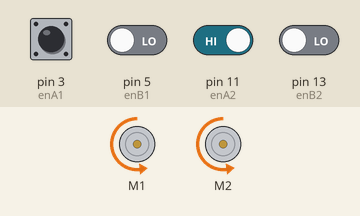
Simulated run of this sketch. Board: Arduino Uno, built with avr-gcc and run on an emulated ATmega328P. Parts: 2 × DC motor (green arrow = forward, orange = backward, longer = faster). The test bench sets the inputs (shaded band); at power-on: pin 3 (enA1), pin 11 (enA2) HIGH, pin 5 (enB1), pin 13 (enB2) LOW. What the sketch prints to the serial monitor is not drawn.

Above: at 1.2 s.
1.3 s: pin 11 (enA2) driven LOW
At 2.8 s:
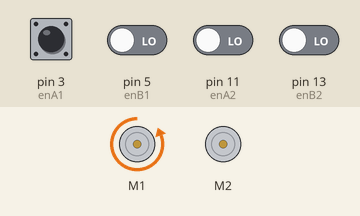
3.1 s: pin 3 (enA1) pulsed LOW 2 times (0.12 s each, 0.3 s apart)
At 5.38 s:
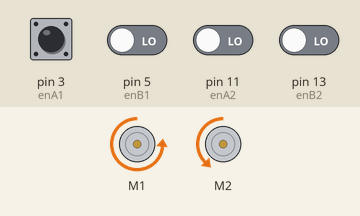
Timing chart, 0 to 7.0 s (numbered marks = the images above; inputs shaded):
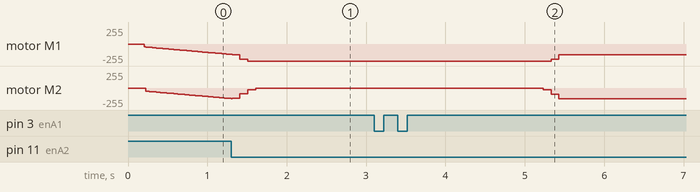

Measured:
- after the input at 1.3 s, motor M1: backward 157/255 → backward 163/255 at once, → backward 232/255 0.09 s later, → backward 255/255 0.10 s later; motor M2: backward 159/255 → backward 156/255 at once, → backward 87/255 0.09 s later, → backward 23/255 0.10 s later, → stopped 0.10 s later
- after the input at 3.1 s, motor M1: backward 255/255 → backward 228/255 after 2.2 s, → backward 161/255 0.10 s later, → backward 159/255 0.10 s later; motor M2: stopped → backward 27/255 after 2.1 s, → backward 91/255 0.10 s later, → backward 158/255 0.10 s later, → backward 161/255 0.10 s later

The sketch:

motor_test.ino
```cpp
#include "Encoder.h"
#include "DualVNH5019MotorShield.h"
#include "PinChangeInt.h"
#include "SharpIR.h"
#include "PID_v1.h"

#include <math.h>
#include "Arduino.h"

#define enA1    3
#define enB1    5
#define enA2    11
#define enB2    13
#define wheelRadius 3
#define distanceBetweenWheels 17
#define angular_kp 70.0
#define angular_ki 60.0
#define angular_kd 1.0

#define turn_kp 51.0
#define turn_ki 50.0
#define turn_kd 1.0
/**
   Function Declarations
*/

void forward(double);
void backward(double);
void left(double);
void right(double);
void readEncoder1();
void readEncoder2();
void getRpm();
void getCmd();

/**
   Variable Declarations
*/
String instructionString = "";
String feedbackString = "";
bool stringReceived = false;

DualVNH5019MotorShield md;
Encoder en(enA1, enB1, enA2, enB2);

void setup()
{
  Serial.begin(115200);
  md.init();
  en.init();

  //  pull-up/down resistor
  digitalWrite(enA1, LOW);
  digitalWrite(enA2, LOW);
  digitalWrite(enB1, LOW);
  digitalWrite(enB2, LOW);

  //  Attach interrupts to encoder pins
  attachInterrupt(digitalPinToInterrupt(enA1), readEncoder1, FALLING);
  PCintPort::attachInterrupt(enA2, readEncoder2, FALLING);

  //  emergency brake
  //  PCintPort::attachInterrupt(A5, Export_Sensors, RISING);

  // Serial data
  instructionString.reserve(200);
}

void loop()
{
  //    if (stringReceived)  {
  //      if (instructionString[0] == 'w')
  //        forward(10.0);
  //      else if (instructionString[0] == 's')
  //        backward(10.0);
  //      else if (instructionString[0] == 'a')
  //        left(90.0);
  //      else if (instructionString[0] == 'd')
  //        right (90.0);
  //      else
  //        instructionString = "";
  //      Serial.print("Executed " + instructionString);
  //      instructionString = "";
  //      stringReceived = false;
  //    }
  delay(200);
//      forward(45.0);
//  left(360.0);
    right(360.0);
  //    backward(50.0);
  while (1) {}
}

void forward(double distance) {
  double distanceL, distanceR, distanceTraversed, angular_error, v, w, setPoint;
  distanceTraversed = 0;
  distanceL = 0;
  distanceR = 0;
  angular_error = 0;
  setPoint = 0;
  v = 110;
  w = 0;

  PID PID_angular(&angular_error, &w, &setPoint, angular_kp, angular_ki, angular_kd, DIRECT);
  PID_angular.SetMode(AUTOMATIC);

  while ( distance - distanceTraversed > 0.5) {
    distanceL += 2 * (22 / 7) * wheelRadius * en.getMotor1Revs();
    distanceR += 2 * (22 / 7) * wheelRadius * en.getMotor2Revs();

    //    Serial.print("   DistanceL: ");
    //    Serial.print(distanceL/100);
    //    Serial.print(" ");
    //    Serial.print("   DistanceR: ");
    //    Serial.print(distanceR/100);
    //    Serial.print(" ");
    distanceTraversed = (distanceL + distanceR) / 2;

    angular_error = distanceL - distanceR;
        Serial.print("   Forward error: ");
        Serial.println(angular_error);
    //Serial.print(" ");
    //Serial.print("   Distance left: ");
    //Serial.println(distanceTraversed);

    PID_angular.Compute();
    if (fabs(distance - distanceTraversed) < distance / 2 && v > 180) {
      v = v - 0.001 * v;
    }
    else if (v < 350) {
      v = v + 0.001 * v;
    }
    w = w - 0.001 * w;

    md.setSpeeds((-v - w) * 11 / 12, v - w);

  }
  md.setBrakes(400, 400);
}

void backward(double distance) {
  double distanceL, distanceR, distanceTraversed, angular_error, v, w, setPoint;
  distanceTraversed = 0;
  distanceL = 0;
  distanceR = 0;
  angular_error = 0;
  setPoint = 0;
  v = 110;
  w = 0;

  PID PID_angular(&angular_error, &w, &setPoint, angular_kp, angular_ki, angular_kd, DIRECT);
  PID_angular.SetMode(AUTOMATIC);

  while ( fabs(distance - distanceTraversed) > 1) {
    distanceL += 2 * (22 / 7) * wheelRadius * en.getMotor1Revs();
    distanceR += 2 * (22 / 7) * wheelRadius * en.getMotor2Revs();

    distanceTraversed = -(distanceL + distanceR) / 2;

    angular_error = distanceL - distanceR;

    //    Serial.print("   Back error: ");
    //    Serial.print(angular_error);
    //    Serial.print(" ");
    //    Serial.print("   Distance left: ");
    //    Serial.print(fabs(distance - distanceTraversed) / 100);

    PID_angular.Compute();
    if (fabs(distance - distanceTraversed) < 70 && v > 130) {
      v = v - 0.4;
    }
    else if (v < 350) {
      v = v + 1;
    }
    md.setSpeeds(v - w, -v - w);
    //    Serial.print(" ");
    //    Serial.print("   v: ");
    //    Serial.println(v / 100);
  }
  md.setBrakes(400, 400);
}

void left(double angle) {
  double distanceL, distanceR, angleTraversed, angular_error, v, w, setPoint;
  angleTraversed = 0;
  distanceL = 0;
  distanceR = 0;
  setPoint = 0;
  angular_error = 0;
  v = 80;
  w = 0;

  PID PID_angular(&angular_error, &w, &setPoint, turn_kp, turn_ki, turn_kd, DIRECT);
  PID_angular.SetMode(AUTOMATIC);

  while ( angle - fabs(angleTraversed)  > 0.1 ) {
    distanceL += 2 * (22 / 7) * wheelRadius * en.getMotor1Revs();
    distanceR += 2 * (22 / 7) * wheelRadius * en.getMotor2Revs();

    angleTraversed = (distanceR - distanceL) / distanceBetweenWheels;
    angleTraversed = (angleTraversed * 4068) / 71;

    angular_error += (distanceL + distanceR);
    //    Serial.print("   L: ");
    //    Serial.print(distanceL);
    //    Serial.print("   R: ");
    //    Serial.print(distanceR);
    //    Serial.print("   angle left: ");
    //    Serial.print(fabs(angle - fabs(angleTraversed)) / 90);
    //    Serial.print(" ");
    Serial.print("   Left error: ");
    Serial.print(angular_error);
    PID_angular.Compute();
    if (fabs(angle - fabs(angleTraversed)) < 40.0 && v > 110) {
      v = v - 0.4;
    }
    else if (v < 250) {
      v = v + 0.3;
    }

    Serial.print(" ");
    Serial.print("   v: ");
    Serial.println(v / 125);
    //    Serial.print("   w: ");
    //    Serial.println(w);

    md.setSpeeds((v - w) * 87 / 96, v + w);
  }
  md.setBrakes(400, 400);
}

void right(double angle) {
  double distanceL, distanceR, angleTraversed, angular_error, vl, vr, w, setPoint;
  angleTraversed = 0;
  distanceL = 0;
  distanceR = 0;
  setPoint = 0;
  angular_error = 0;
  vl = 70;
  vr = 73;
  w = 0;

  PID PID_angular(&angular_error, &w, &setPoint, turn_kp, turn_ki, turn_kd, DIRECT);
  PID_angular.SetMode(AUTOMATIC);

  while ( angle - fabs(angleTraversed) > 5.0 ) {
    distanceL += 2 * (22 / 7) * wheelRadius * en.getMotor1Revs();
    distanceR += 2 * (22 / 7) * wheelRadius * en.getMotor2Revs();

    angleTraversed = (distanceR - distanceL) / distanceBetweenWheels;
    angleTraversed = (angleTraversed * 4068) / 71;

    angular_error += (distanceL + distanceR);
    //    Serial.print("   L: ");
    //    Serial.print(distanceL);
    //    Serial.print("   R: ");
    //    Serial.print(distanceR);
    //    Serial.print("   angle left: ");
    //    Serial.print(fabs(angle - fabs(angleTraversed)) / 90);
    //    Serial.print(" ");
    Serial.print("   right error: ");
    Serial.println(angular_error);

    PID_angular.Compute();

    if (fabs(angle - fabs(angleTraversed)) < 40.0 && vl > 110) {
      vl = vl - 0.3;
      vr = vr - 0.3;
    }
    else if (vl < 250) {
      vl = vl + 0.3;
      vr = vr + 0.3;
    }

//    Serial.print(" ");
//    Serial.print("   v: ");
//    Serial.println(vl / 125);
    //    Serial.print("   w: ");
    //    Serial.println(w);
    md.setSpeeds((-vl - w), w - vr);

  }
  md.setBrakes(400, 400);
}

void readEncoder1() {
  en.rencoder1();
}

void readEncoder2() {
  en.rencoder2();
}

void serialEvent() {
  while (Serial.available()) {
    char inChar = (char)Serial.read();
    instructionString += inChar;
    if (inChar == '\n') {
      stringReceived = true;
    }
  }
}
```
